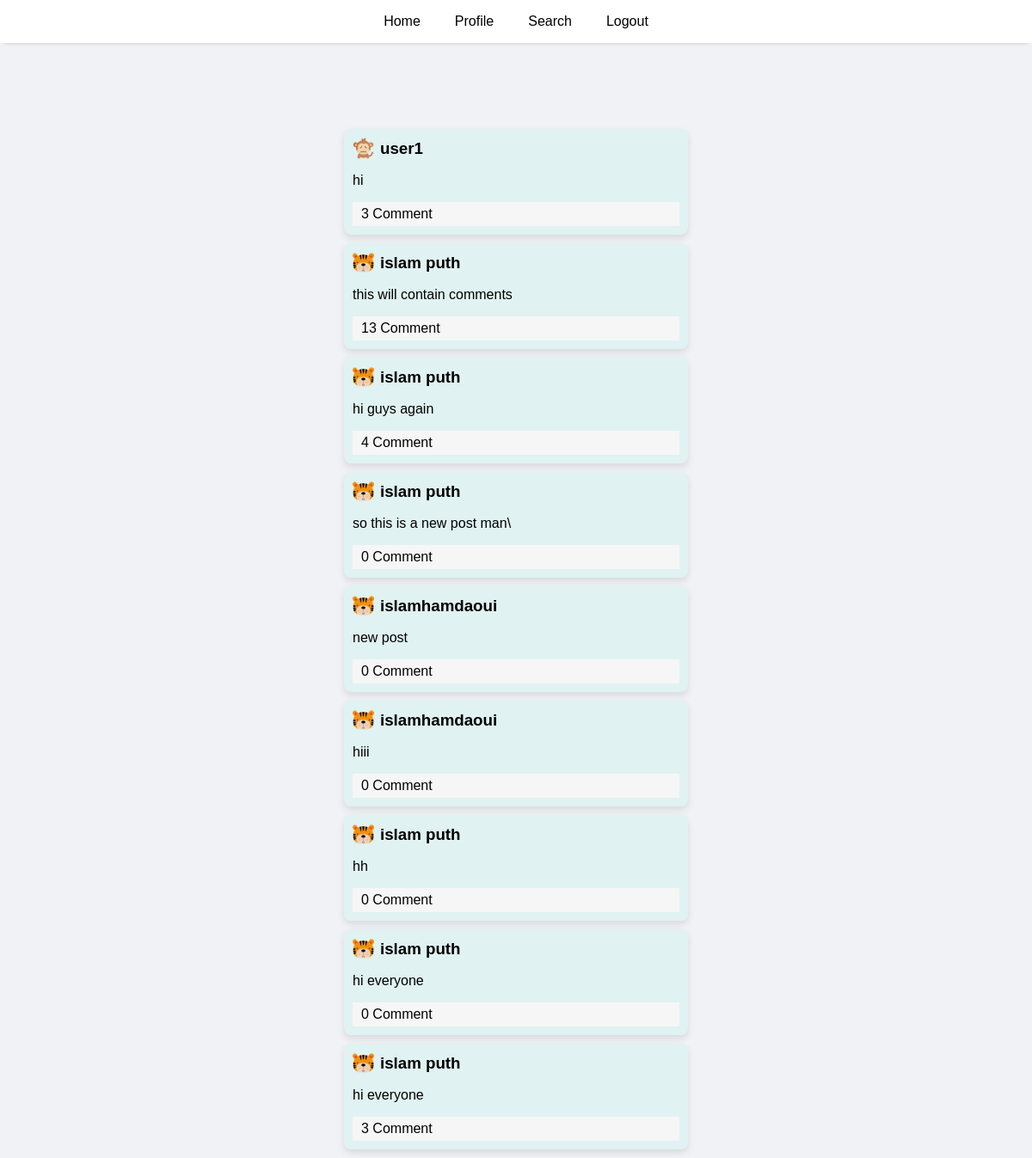
The page /home.php (signed in) on the database its author committed.
### tables this page shows
CREATE TABLE `posts` (
  `id` int(11) NOT NULL,
  `user_id` int(11) DEFAULT NULL,
  `content` text DEFAULT NULL,
  `created_at` timestamp NOT NULL DEFAULT current_timestamp()
);

CREATE TABLE `users` (
  `id` int(5) NOT NULL,
  `username` varchar(50) NOT NULL,
  `password` varchar(50) NOT NULL,
  `email` varchar(50) NOT NULL,
  `pdp` enum('tiger','monkey') DEFAULT 'tiger'
);

### home.php (the view, shortened to what this page needs)
<!DOCTYPE html>
<html lang="en">
<head>
</head>
<body>
<?php
 require('header.php');
?>
<div class="posts">
<?php
require("connection.php");
$show = $db->query('SELECT posts.id as post_id, posts.content, users.username, users.id, users.pdp, COUNT(comments.id) as comments_count
                   FROM posts
                   INNER JOIN users ON posts.user_id = users.id
                   LEFT JOIN comments ON posts.id = comments.post_id
                   GROUP BY
                        posts.id, posts.content, users.username, users.id, users.pdp
                   ORDER BY posts.created_at DESC');
echo '<div class="posts">';
while ($data = $show->fetch()) {
    echo '<div class="post">';
    echo "<div class='username' onclick=\"";
    if ($data['username'] === $_SESSION['username']) {
        echo "window.location.href = 'profile.php';";
    } else {
        echo "window.location.href = 'info.php?id={$data['id']}';";
    }
    echo "\">";
    if ($data['pdp'] === 'tiger') {
        echo '<img src="uploads/tiger.png" alt="Tiger Image">';
    } elseif ($data['pdp'] === 'monkey') {
        echo '<img src="uploads/monkey.png" alt="Monkey Image">';
    }
    echo "<h3 >" . htmlspecialchars($data['username']) . '</h3>';
    echo "</div>";
    echo '<p>' . htmlspecialchars($data['content']) . '</p>';
    echo "<div><div class='comment' onclick=\"window.location.href='postview.php?id={$data['post_id']}'\">{$data['comments_count']} Comment</div> </div>";
    echo '</div>';
}
echo '</div>';
?>
    </div>
</body>
</html>

### header.php (shortened to what this page needs)
<!DOCTYPE html>
<html lang="en">
<head>
</head>
<body>
    <header>
        <a  href="home.php">Home</a>
        <?php if(empty($_SESSION['user'])): ?>
            <a  href="index.php">Login</a>
            <a href="signupform.php">Signup</a>
            <?php  else: ?>
                <a  href="profile.php">Profile</a>
                <a  href="search.php">Search</a>
                <a href="logout.php">Logout</a>
        <?php  endif; ?>
    </header>
</body>
</html>

### header.php (style rules this page uses)
* { font-family: sans-serif; }
body { background-color: #f0f2f5; MARGIN: 0; }
header { width: 100%; display: flex; align-items: center; justify-content: center; background-color: #FFF; height: 50px; box-shadow: 0px 5px 5px -5px rgba(0, 0, 0, 0.2); }
a { text-decoration: none; color: black; height: 50px; padding: 0 20px; display: flex; justify-content: center; align-items: center; }

### home.php (style rules this page uses)
* { box-sizing: border-box; }
body { display: flex; flex-direction: column; align-items: center; }
.posts { margin-top: 50px; }
.post { width: 400px; padding: 10px; margin-bottom: 10px; background-color: #e0f2f1; border-radius: 8px; box-shadow: 0 4px 8px rgba(0, 0, 0, 0.1); }
.comment { background-color: #f6f6f6; padding: 5px 10px; cursor: pointer; }
.username { display: flex; align-items: center; }
.username img { width: 25px; margin-right: 7px; height: 25px; }
.username h3 { margin: 0; }

### rows shown on the page
posts: user.username "user1", content "hi", comments_count "3"
posts: user.username "islam puth", content "this will contain comments", comments_count "13"
posts: user.username "islam puth", content "hi guys again", comments_count "4"
posts: user.username "islam puth", content "so this is a new post man\\", comments_count "0"
posts: user.username "islamhamdaoui", content "new post", comments_count "0"
posts: user.username "islamhamdaoui", content "hiii", comments_count "0"
posts: user.username "islam puth", content "hh", comments_count "0"
posts: user.username "islam puth", content "hi everyone", comments_count "0"
posts: user.username "islam puth", content "hi everyone", comments_count "3"
